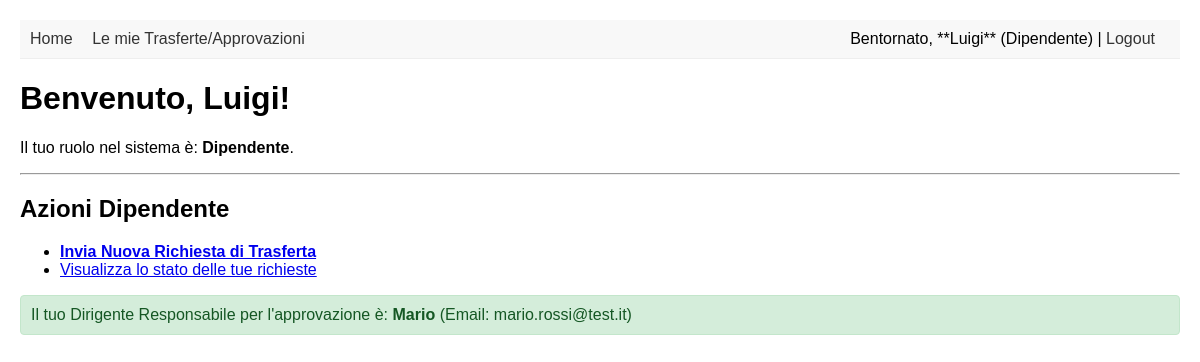
/ (signed in), run on the app's committed database.
### models.py (models this page shows, shortened)
class Dipendente(UserMixin, db.Model):
    __tablename__ = 'dipendente'
    id = db.Column(db.Integer, primary_key=True)
    nome = db.Column(db.String(100), nullable=False)
    cognome = db.Column(db.String(100), nullable=False)
    email = db.Column(db.String(120), unique=True, nullable=False)
    password_hash = db.Column(db.String(128), nullable=False)
    ruolo = db.Column(db.String(50), nullable=False, default='Dipendente') # Dipendente, Dirigente, Amministrazione
    id_dirigente = db.Column(db.Integer, db.ForeignKey('dipendente.id'), nullable=True)
    dirigente_responsabile = db.relationship(
        'Dipendente',
        remote_side=[id],
        back_populates='sottoposti',
        foreign_keys=[id_dirigente]
    )
    sottoposti = db.relationship(
        'Dipendente',
        back_populates='dirigente_responsabile',
        lazy='dynamic',
        foreign_keys=[id_dirigente]
    )
    trasferte_richieste = db.relationship(
        'Trasferta',
        back_populates='richiedente',
        foreign_keys='Trasferta.id_dipendente', # Specificare la foreign key qui aiuta a prevenire conflitti
        lazy=True
    )
    trasferte_approvate = db.relationship(
        'Trasferta',
        back_populates='approvatore_pre',
        foreign_keys='Trasferta.id_approvatore_pre',
        lazy='dynamic'
    )
    spese_approvate = db.relationship(
        'Trasferta',
        back_populates='approvatore_post', # Deve corrispondere a Trasferta.approvatore_post
        foreign_keys='Trasferta.id_approvatore_post', # Deve corrispondere a Trasferta.id_approvatore_post
        lazy='dynamic'
    )
    deleghe_date = db.relationship(
        'Delega',
        foreign_keys='Delega.id_delegante',
        back_populates='delegante',
        lazy='dynamic'
    )
    deleghe_ricevute = db.relationship(
        'Delega',
        foreign_keys='Delega.id_delegato',
        back_populates='delegato',
        lazy='dynamic'
    )

### app.py (the view)
@app.route('/')
def index():
    if current_user.is_authenticated:
        dirigente = None
        if current_user.ruolo == 'Dipendente':
            if current_user.id_dirigente:
                dirigente = Dipendente.query.get(current_user.id_dirigente)
        return render_template('index.html', user=current_user, dirigente_assegnato=dirigente)
    return redirect(url_for('login'))

### app.py (called while the page is built)
@login_manager.user_loader
def load_user(user_id):
    return Dipendente.query.options(
        joinedload(Dipendente.dirigente_responsabile)
    ).get(int(user_id))

### templates/index.html (shortened to what this page needs)
{% extends "base.html" %}
{% block content %}
<h1>Benvenuto, {{ current_user.nome }}!</h1>
<p>Il tuo ruolo nel sistema è: <strong>{{ current_user.ruolo }}</strong>.</p>
<hr>
{% if current_user.ruolo == 'Dipendente' %}
<h2>Azioni Dipendente</h2>
<ul>
    <li><a href="{{ url_for('nuova_trasferta') }}">
            <strong>Invia Nuova Richiesta di Trasferta</strong>
        </a></li>
    <li><a href="{{ url_for('mie_trasferte') }}">Visualizza lo stato delle tue richieste</a></li>
</ul>
{% if dirigente_assegnato %}
<p class="alert alert-success">
    Il tuo Dirigente Responsabile per l'approvazione è:
    <strong>{{ dirigente_assegnato.nome }}</strong> (Email: {{ dirigente_assegnato.email }})
</p>
{% else %}
<div class="alert alert-warning">
    Attenzione: Non hai un dirigente assegnato. La tua richiesta potrebbe non essere approvata.
</div>
{% endif %}
{% elif current_user.ruolo == 'Amministrazione' %}
<h2>Azioni Amministrazione</h2>
<ul>
    <li>Vedi tutte le trasferte rendicontate (Non ancora implementato)</li>
</ul>
{% endif %}
{% endblock %}

### templates/base.html (shortened to what this page needs)
<!DOCTYPE html>
<html lang="it">
<head>
</head>
<body>
    <div class="navbar">
        <a href="{{ url_for('index') }}">Home</a>
        {% if current_user.is_authenticated %}
            <a href="{{ url_for('mie_trasferte') }}">Le mie Trasferte/Approvazioni</a>
            <span style="float: right;">
                Bentornato, **{{ current_user.nome }}** ({{ current_user.ruolo }}) |
                <a href="{{ url_for('logout') }}">Logout</a>
            </span>
        {% else %}
            <a href="{{ url_for('login') }}">Login</a>
            <a href="{{ url_for('register') }}">Registrati</a>
        {% endif %}
    </div>
    <div class="content">
        {% block content %}{% endblock %}
    </div>
</body>
</html>

### templates/base.html (style rules this page uses)
body { font-family: Arial, sans-serif; margin: 20px; }
.navbar { background-color: #f8f8f8; padding: 10px; border-bottom: 1px solid #eee; margin-bottom: 20px; }
.navbar a { margin-right: 15px; text-decoration: none; color: #333; }
.alert { padding: 10px; margin-bottom: 15px; border-radius: 4px; }
.alert-success { background-color: #d4edda; color: #155724; border: 1px solid #c3e6cb; }

### data on the page
Dipendente: nome "Luigi", ruolo "Dipendente"
Dipendente: nome "Mario", email "mario.rossi@test.it"
